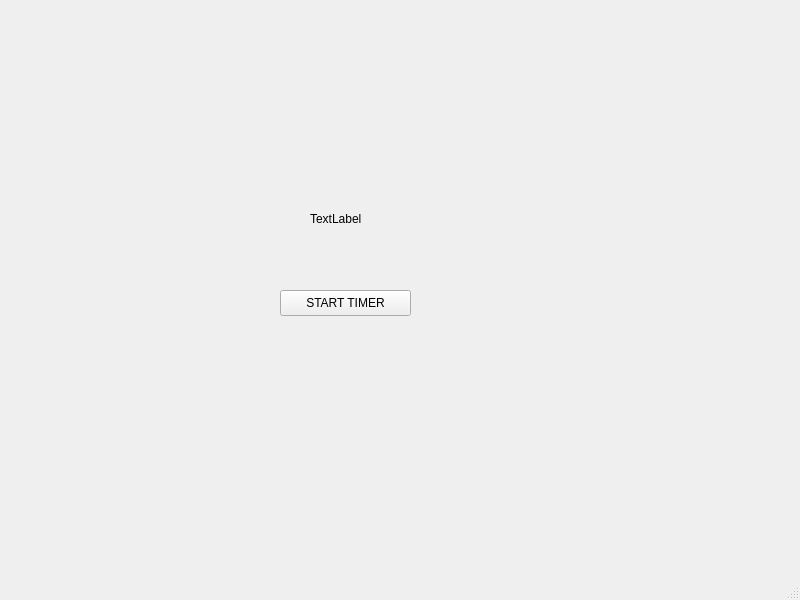
<?xml version="1.0" encoding="UTF-8"?>
<ui version="4.0">
 <class>MainWindow</class>
 <widget class="QMainWindow" name="MainWindow">
  <property name="geometry">
   <rect>
    <x>0</x>
    <y>0</y>
    <width>800</width>
    <height>600</height>
   </rect>
  </property>
  <property name="windowTitle">
   <string>MainWindow</string>
  </property>
  <widget class="QWidget" name="centralwidget">
   <widget class="QPushButton" name="start_timer_button">
    <property name="geometry">
     <rect>
      <x>280</x>
      <y>290</y>
      <width>131</width>
      <height>26</height>
     </rect>
    </property>
    <property name="text">
     <string>START TIMER</string>
    </property>
   </widget>
   <widget class="QLabel" name="timer_display">
    <property name="geometry">
     <rect>
      <x>310</x>
      <y>210</y>
      <width>58</width>
      <height>18</height>
     </rect>
    </property>
    <property name="text">
     <string>TextLabel</string>
    </property>
   </widget>
  </widget>
  <widget class="QMenuBar" name="menubar">
   <property name="geometry">
    <rect>
     <x>0</x>
     <y>0</y>
     <width>800</width>
     <height>23</height>
    </rect>
   </property>
  </widget>
  <widget class="QStatusBar" name="statusbar"/>
 </widget>
 <resources/>
 <connections/>
</ui>
